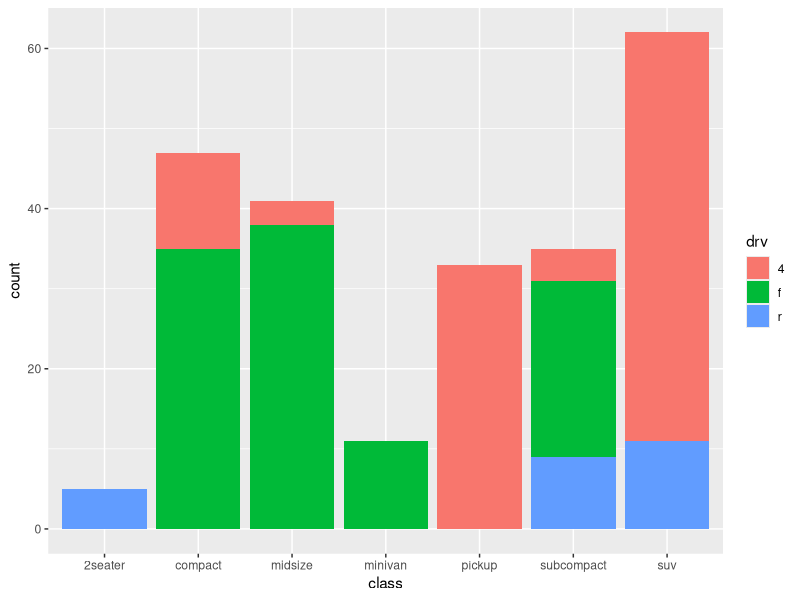
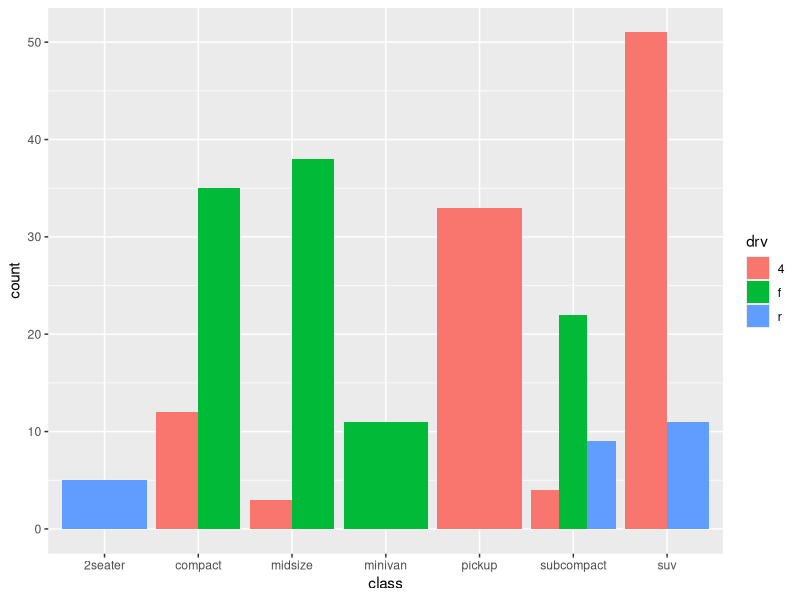
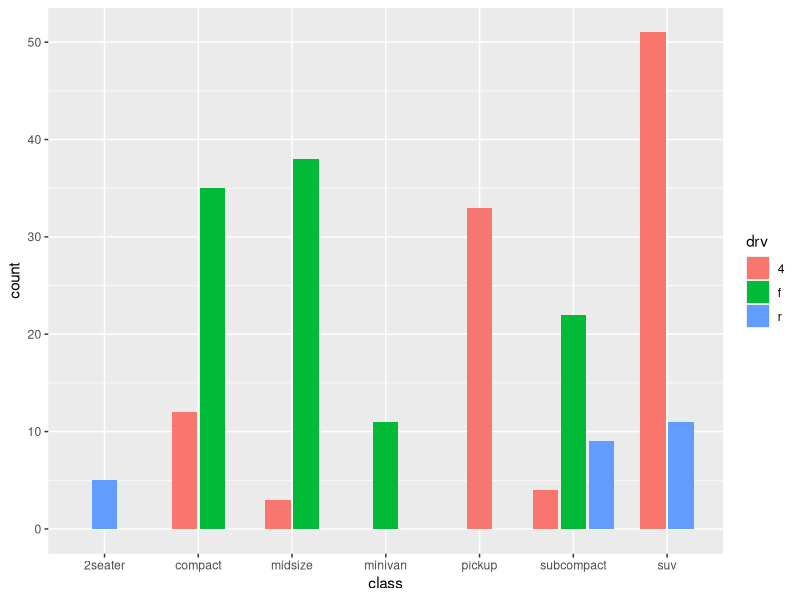
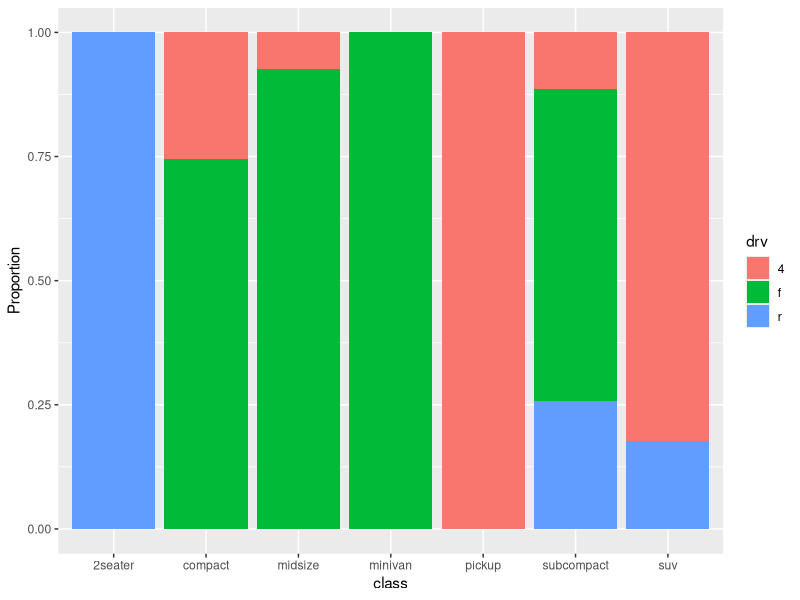
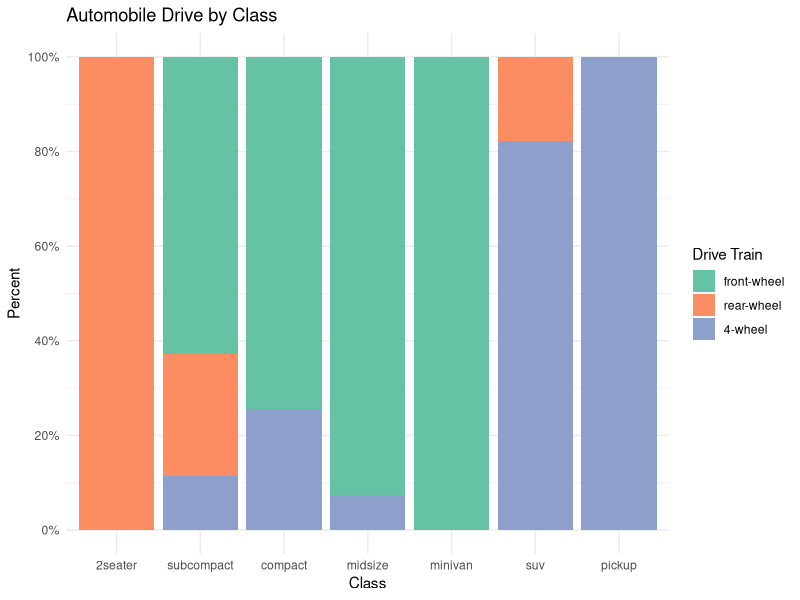
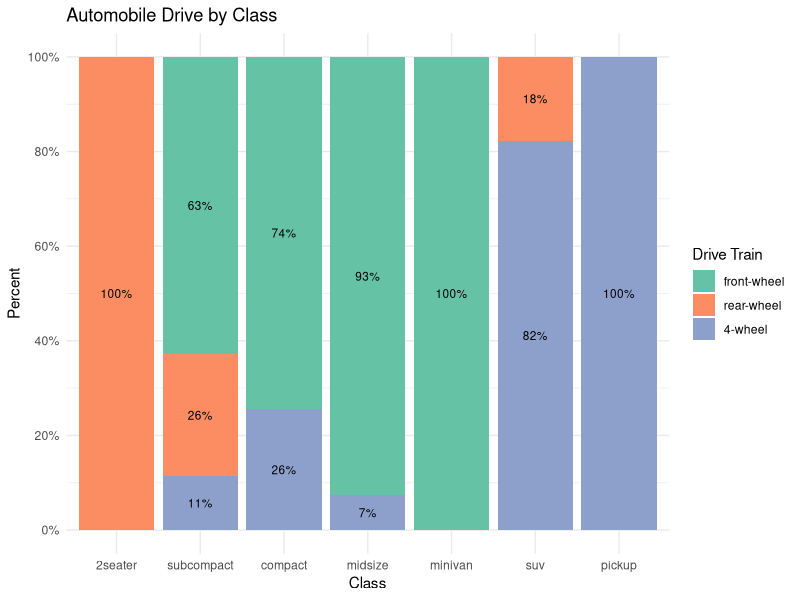
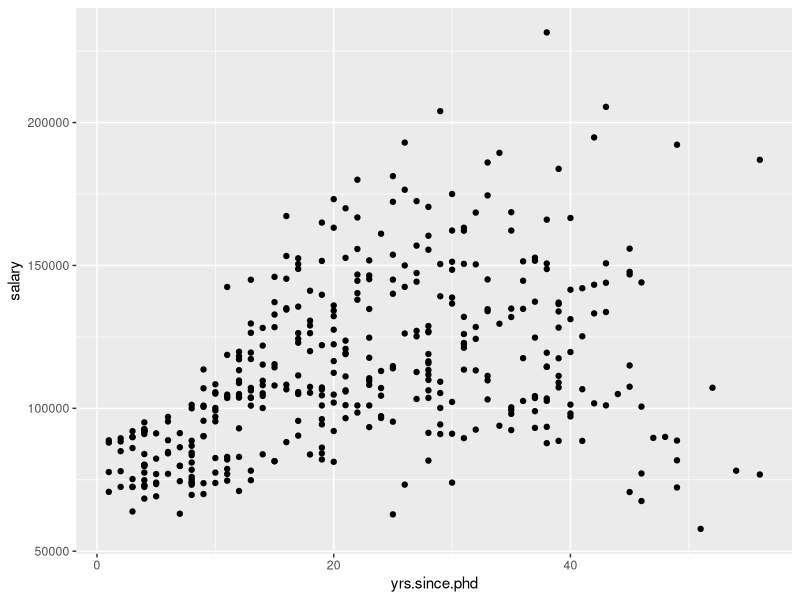
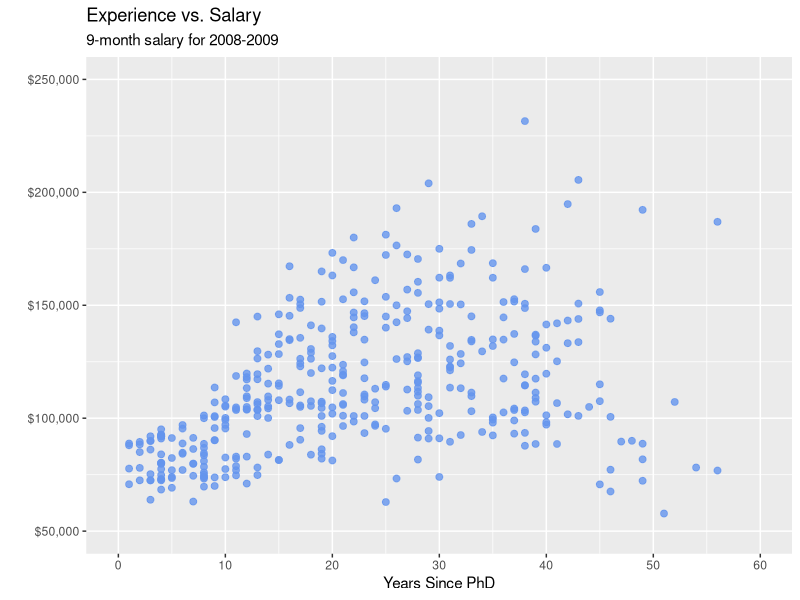

These charts were generated, in order, by the following R code: (Note: this script raises an error after producing the figures.)
## ---- chunk 1
knitr::opts_chunk$set(echo = TRUE)
## ---- chunk 2
library(ggplot2)

# stacked bar chart
ggplot(mpg, 
       aes(x = class, 
           fill = drv)) + 
  geom_bar(position = "stack")
## ---- chunk 3
library(ggplot2)

# grouped bar plot
ggplot(mpg, 
       aes(x = class, 
           fill = drv)) + 
  geom_bar(position = "dodge")
## ---- chunk 4
library(ggplot2)

# grouped bar plot preserving zero count bars
# write your answer here
ggplot(mpg, 
       aes(x = class, 
           fill = drv)) + 
  geom_bar(position = position_dodge2(preserve = "single"))

## ---- chunk 5
library(ggplot2)

# bar plot, with each bar representing 100%
ggplot(mpg, 
       aes(x = class, 
           fill = drv)) + 
  geom_bar(position = "fill") +
  labs(y = "Proportion")
## ---- chunk 6
library(ggplot2)

# bar plot, with each bar representing 100%, 
# reordered bars, and better labels and colors
library(scales)
ggplot(mpg, 
       aes(x = factor(class,
                      levels = c("2seater", "subcompact", 
                                "compact", "midsize", 
                                "minivan", "suv", "pickup")),
           fill = factor(drv, 
                         levels = c("f", "r", "4"),
                         labels = c("front-wheel", 
                                    "rear-wheel", 
                                    "4-wheel")))) + 
  geom_bar(position = "fill") +
  scale_y_continuous(breaks = seq(0, 1, .2), 
                     label = percent) +
  scale_fill_brewer(palette = "Set2") +
  labs(y = "Percent", 
       fill = "Drive Train",
       x = "Class",
       title = "Automobile Drive by Class") +
  theme_minimal()
## ---- chunk 7
# change the order the levels for the categorical variable "class"
mpg$class = factor(mpg$class,
                   levels = c("2seater", "subcompact", 
                              "compact", "midsize", 
                              "minivan", "suv", "pickup"))
## ---- chunk 8
# create a summary dataset
library(dplyr)
plotdata <- mpg %>%
  group_by(class, drv) %>%
  summarize(n = n()) %>% 
  mutate(pct = n/sum(n),
         lbl = scales::percent(pct))
plotdata
## ---- chunk 9
# create segmented bar chart
# adding labels to each segment

ggplot(plotdata, 
       aes(x = factor(class,
                      levels = c("2seater", "subcompact", 
                                 "compact", "midsize", 
                                 "minivan", "suv", "pickup")),
           y = pct,
           fill = factor(drv, 
                         levels = c("f", "r", "4"),
                         labels = c("front-wheel", 
                                    "rear-wheel", 
                                    "4-wheel")))) + 
  geom_bar(stat = "identity",
           position = "fill") +
  scale_y_continuous(breaks = seq(0, 1, .2), 
                     labels = percent) +
  geom_text(aes(label = lbl), 
            size = 3, 
            position = position_stack(vjust = 0.5)) +
  scale_fill_brewer(palette = "Set2") +
  labs(y = "Percent", 
       fill = "Drive Train",
       x = "Class",
       title = "Automobile Drive by Class") +
  theme_minimal()
## ---- chunk 10
library(ggplot2)
data(Salaries, package="carData")

# simple scatterplot
ggplot(Salaries, 
       aes(x = yrs.since.phd, 
           y = salary)) +
  geom_point()
## ---- chunk 11
# Scatterplot with color, transparency, and axis scaling
# enhanced scatter plot
ggplot(Salaries, 
       aes(x = yrs.since.phd, 
           y = salary)) +
  geom_point(color="cornflowerblue", 
             size = 2, 
             alpha=.8) +
  scale_y_continuous(label = scales::dollar, 
                     limits = c(50000, 250000)) +
  scale_x_continuous(breaks = seq(0, 60, 10), 
                     limits=c(0, 60)) + 
  labs(x = "Years Since PhD",
       y = "",
       title = "Experience vs. Salary",
       subtitle = "9-month salary for 2008-2009")
## ---- chunk 12
data(gapminder, package="gapminder")

# Select US cases
library(dplyr)
plotdata <- filter(gapminder, 
                   country == "United States")

# simple line plot
ggplot(plotdata, 
       aes(x = year, 
           y = lifeExp)) +
  geom_line() 
## ---- chunk 13
# line plot with points
# and improved labeling
# write your answer here
ggplot(plotdata, 
       aes(x = year, 
           y = lifeExp)) +
  geom_line() +
  geom_point(size=3, color="steelblue") +
  labs(x = "Year", y = "Life Expectancy (years)", title = "Life expectancy changes over time", subtitle = "United States (1952-2007)", caption = "Source: http://www.gapminder.org/data/")

## ---- chunk 14
data(Salaries, package="carData")

# calculate mean salary for each rank
library(dplyr)
plotdata <- Salaries %>%
  group_by(rank) %>%
  summarize(mean_salary = mean(salary))

# plot mean salaries
ggplot(plotdata, 
       aes(x = rank, 
           y = mean_salary)) +
  geom_bar(stat = "identity")
## ---- chunk 15
knitr::include_graphics("bar-chart.png")
## ---- chunk 16
# plot mean salaries in a more attractive fashion
# write your answer here
ggplot(plotdata, 
       aes(x = factor(rank, 
                         levels = c("AsstProf", "AssocProf", "Prof"),
                         labels = c("Assistant Professor", 
                                    "Associate Professor", 
                                    "Full Professor")), 
           y = mean_salary)) +
  geom_bar(stat = "identity", fill="cornflowerblue") +
  geom_text(aes(label = paste0("$", comma(mean_salary, accuracy = 1, scale = 1))), vjust = -0.5, color = "black", size = 4) +
  scale_y_continuous(label = scales::dollar, 
                     limits = c(0, 130000),
                     breaks = seq(0, 130000, 20000)) +
  labs(x = "",
       y = "",
       title = "Mean Salary by Rank",
       subtitle = "9-month academic salary for 2008-2009")

## ---- chunk 17
data(Salaries, package="carData")

# draw kernel density plot
# write your answer here

## ---- chunk 18
data(Salaries, package="carData")

# draw kernel density plot
# write your answer here

## ---- chunk 19
knitr::include_graphics("box-plot.png")
## ---- chunk 20
# plot the distribution of salaries by rank using boxplots
ggplot(Salaries, 
       aes(x = rank, 
           y = salary)) +
  geom_boxplot() +
  labs(title = "Salary distribution by rank")
## ---- chunk 21
# plot the distribution of salaries by rank using boxplots
ggplot(Salaries, aes(x = rank, 
                     y = salary)) +
  geom_boxplot(notch = TRUE, 
               fill = "cornflowerblue", 
               alpha = .7) +
  labs(title = "Salary distribution by rank")
## ---- chunk 22
data(gapminder, package="gapminder")

# subset Asian countries in 2007
library(dplyr)
plotdata <- gapminder %>%
  filter(continent == "Asia" & 
         year == 2007)

# basic Cleveland plot of life expectancy by country
ggplot(plotdata, 
       aes(x= lifeExp, y = country)) +
  geom_point()
## ---- chunk 23
# write your answer here
# Sorted Cleveland plot

## ---- chunk 24
ggplot(plotdata, 
       aes(x = lifeExp, 
           y = country)) + 
geom_segment(aes(x = 40, 
               xend = lifeExp, 
               y = country,
               yend = country
               ),
               color = "lightblue")
## ---- chunk 25
knitr::include_graphics("dot-chart.png")
